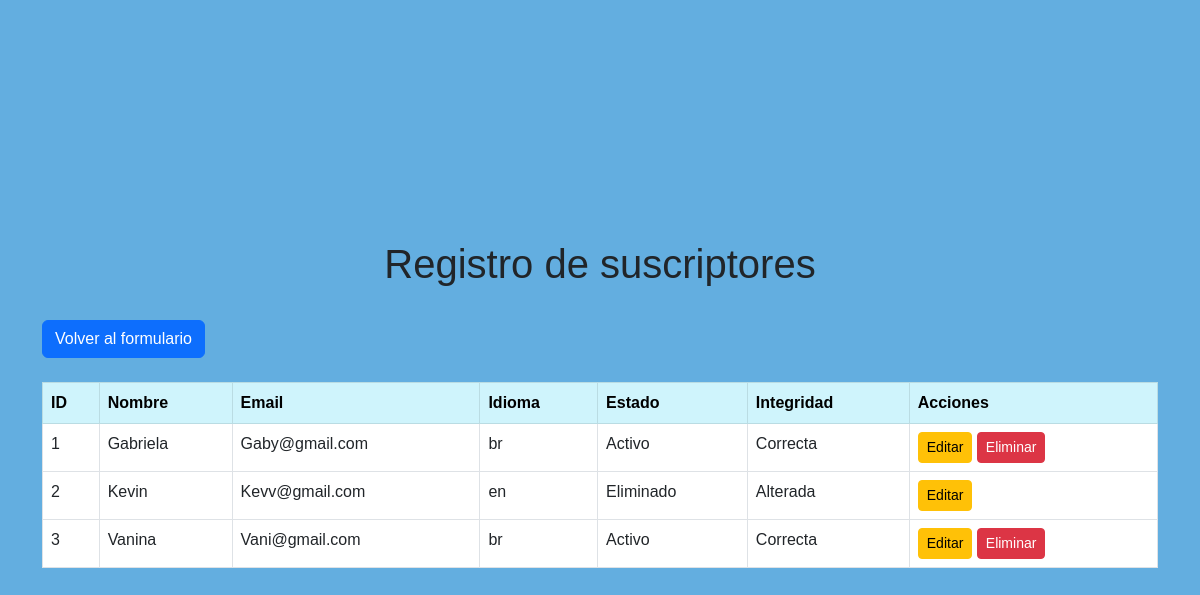
The app's page /listar.php with its own data.
### tables this page shows
CREATE TABLE `suscriptores` (
  `id` int(11) NOT NULL,
  `nombre` varchar(100) NOT NULL,
  `email` varchar(100) NOT NULL,
  `idioma` varchar(10) NOT NULL,
  `activo` tinyint(1) NOT NULL DEFAULT 1,
  `hash_integridad` varchar(64) NOT NULL
);

### listar.php (the view, shortened to what this page needs)
<?php
include("conexion.php");
$sql = "SELECT * FROM suscriptores";
$resultado = $c->query($sql);
?>
<!DOCTYPE html>
<html lang="es">
<head>
    <link href="https://cdn.jsdelivr.net/npm/bootstrap@5.3.0/dist/css/bootstrap.min.css" rel="stylesheet">
    <link rel="stylesheet" href="style.css">
</head>
<body>
<div class="container mt-4">
    <h1 class="text-center">
        Registro de suscriptores
    </h1>
    <br>
    <a href="index.php" class="btn btn-primary">
        Volver al formulario
    </a>
    <br><br>
    <table class="table table-bordered table-hover">
        <tr class="table-info">
            <th>ID</th>
            <th>Nombre</th>
            <th>Email</th>
            <th>Idioma</th>
            <th>Estado</th>
            <th>Integridad</th>
            <th>Acciones</th>
        </tr>
        <?php
        while($fila = $resultado->fetch_assoc()){
            $hash = hash("sha256",$fila["nombre"].$fila["email"].$fila["idioma"]);
            if($hash == $fila["hash_integridad"]){
                $integridad = "Correcta";
            }else{
                $integridad = "Alterada";
            }
            if($fila["activo"] == 1){
                $estado = "Activo";
            }else{
                $estado = "Eliminado";
            }
        ?>
        <tr>
            <td><?php echo $fila["id"]; ?></td>
            <td><?php echo $fila["nombre"]; ?></td>
            <td><?php echo $fila["email"]; ?></td>
            <td><?php echo $fila["idioma"]; ?></td>
            <td><?php echo $estado; ?></td>
            <td><?php echo $integridad; ?></td>
            <td>
                <a href="editar.php?id=<?php echo $fila["id"]; ?>" class="btn btn-warning btn-sm">
                    Editar
                </a>
                <?php
                if($fila["activo"] == 1){
                ?>
                <a href="eliminar.php?id=<?php echo $fila["id"]; ?>" class="btn btn-danger btn-sm">
                    Eliminar
                </a>
                <?php
                }
                ?>
            </td>
        </tr>
        <?php
        }
        ?>
    </table>
</div>
</body>
</html>

### style.css (style rules this page uses)
body { background-color: #63aee0; font-family: Arial, Helvetica, sans-serif; display: flex; justify-content: center; align-items: center; height: 100vh; margin: 0; }
a { text-decoration: none; color: #0d6efd; font-weight: bold; }

### records on screen
suscriptores: id "1", nombre "Gabriela", email "Gaby@gmail.com", idioma "br", activo "Activo", integridad "Correcta"
suscriptores: id "2", nombre "Kevin", email "Kevv@gmail.com", idioma "en", activo "Eliminado", integridad "Alterada"
suscriptores: id "3", nombre "Vanina", email "Vani@gmail.com", idioma "br", activo "Activo", integridad "Correcta"
